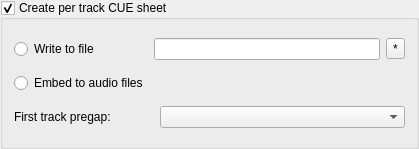
<?xml version="1.0" encoding="UTF-8"?>
<ui version="4.0">
 <class>OutCueGroupBox</class>
 <widget class="QGroupBox" name="OutCueGroupBox">
  <property name="geometry">
   <rect>
    <x>0</x>
    <y>0</y>
    <width>419</width>
    <height>149</height>
   </rect>
  </property>
  <property name="windowTitle">
   <string>GroupBox</string>
  </property>
  <property name="title">
   <string>Create per track CUE sheet</string>
  </property>
  <property name="checkable">
   <bool>true</bool>
  </property>
  <layout class="QGridLayout" name="gridLayout">
   <item row="0" column="0">
    <widget class="QRadioButton" name="writeToFileButton">
     <property name="text">
      <string comment="CUE mode combobox item">Write to file</string>
     </property>
    </widget>
   </item>
   <item row="0" column="1" colspan="2">
    <layout class="QHBoxLayout" name="horizontalLayout_6">
     <item>
      <widget class="QLineEdit" name="perTrackCueFormatEdit">
       <property name="sizePolicy">
        <sizepolicy hsizetype="Preferred" vsizetype="Fixed">
         <horstretch>0</horstretch>
         <verstretch>0</verstretch>
        </sizepolicy>
       </property>
       <property name="minimumSize">
        <size>
         <width>200</width>
         <height>0</height>
        </size>
       </property>
       <property name="toolTip">
        <string comment="Preferences dialog edit tooltip">File name format</string>
       </property>
      </widget>
     </item>
     <item>
      <widget class="OutPatternButton" name="perTrackCueFormatBtn">
       <property name="text">
        <string notr="true">*</string>
       </property>
      </widget>
     </item>
    </layout>
   </item>
   <item row="1" column="0">
    <widget class="QRadioButton" name="embedButton">
     <property name="text">
      <string comment="CUE mode combobox item">Embed to audio files</string>
     </property>
    </widget>
   </item>
   <item row="2" column="0" colspan="2">
    <widget class="QLabel" name="preGapLabel">
     <property name="text">
      <string>First track pregap:</string>
     </property>
     <property name="buddy">
      <cstring>preGapComboBox</cstring>
     </property>
    </widget>
   </item>
   <item row="2" column="2">
    <widget class="QComboBox" name="preGapComboBox">
     <property name="sizePolicy">
      <sizepolicy hsizetype="Preferred" vsizetype="Fixed">
       <horstretch>1</horstretch>
       <verstretch>0</verstretch>
      </sizepolicy>
     </property>
     <property name="sizeIncrement">
      <size>
       <width>0</width>
       <height>0</height>
      </size>
     </property>
    </widget>
   </item>
  </layout>
 </widget>
 <customwidgets>
  <customwidget>
   <class>OutPatternButton</class>
   <extends>QToolButton</extends>
   <header>controls.h</header>
  </customwidget>
 </customwidgets>
 <resources/>
 <connections/>
</ui>
